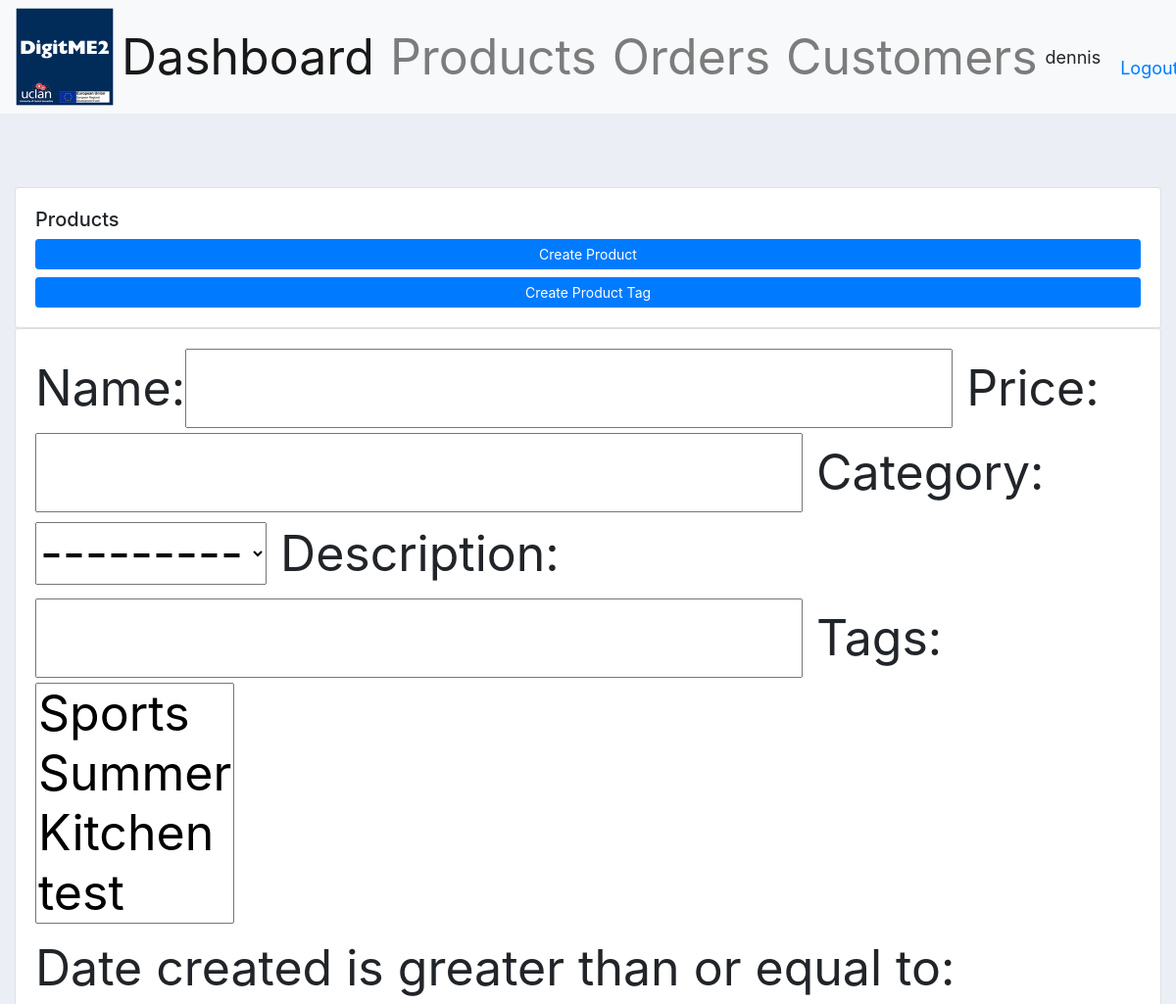
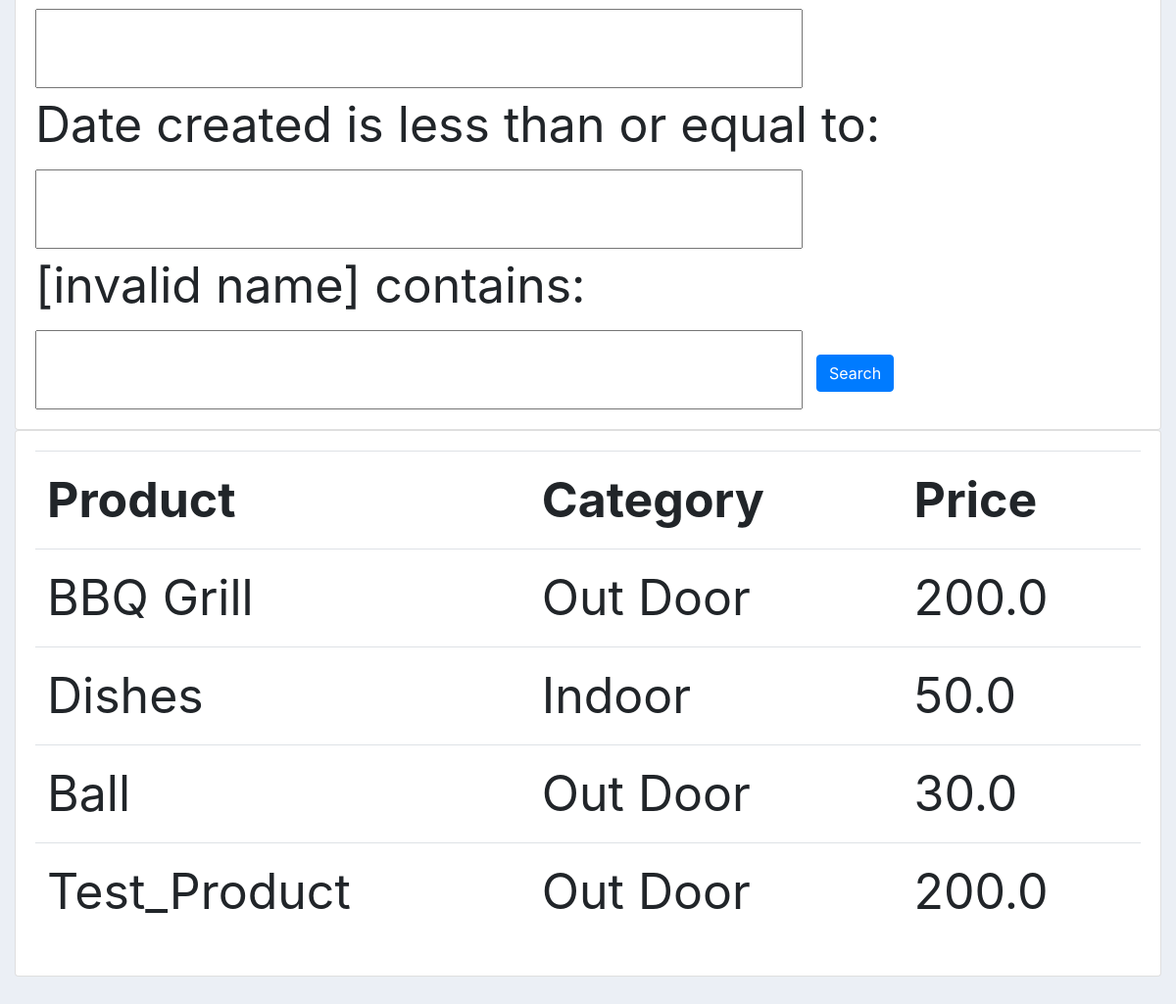
Screenshot of /products/ (signed in) with the database file from the repository (2 pictures, top to bottom).
### accounts/models.py (models this page shows, shortened)
class Tag(models.Model):
	name = models.CharField(max_length=200, null=True)
	def __str__(self):
		return self.name

class Product(models.Model):
	CATEGORY = (
			('Indoor', 'Indoor'),
			('Out Door', 'Out Door'),
			)
	name = models.CharField(max_length=200, null=True)
	price = models.FloatField(null=True)
	category = models.CharField(max_length=200, null=True, choices=CATEGORY)
	description = models.CharField(max_length=200, null=True, blank=True)
	date_created = models.DateTimeField(auto_now_add=True, null=True)
	tags = models.ManyToManyField(Tag)

### accounts/decorators.py (the view)
		def wrapper_func(request, *args, **kwargs):
			group = None
			if request.user.groups.exists():
				group = request.user.groups.all()[0].name
			if group in allowed_roles:
				return view_func(request, *args, **kwargs)
			else:
				return HttpResponse('You are not authorized to view this page')

### accounts/views.py (called while the page is built)
@login_required(login_url='login')
@allowed_users(allowed_roles=['admin'])
def products(request):
	products = Product.objects.all()
	products_count = products.count()
	myFilter = ProductFilter(request.GET, queryset=products)
	products = myFilter.qs
	context = {'products_count':products_count,
	'myFilter':myFilter,'products':products}
	return render(request, 'accounts/products.html', context)

### accounts/templates/accounts/products.html
{%  extends 'accounts/main.html' %}
{% block content %}
		<br>
		<div class="row">
			<div class="col-md">
				<div class="card card-body">
					<h5>Products</h5>
					<a class="btn btn-primary  btn-sm btn-block" href="{% url 'product_create' %}">Create Product</a>
					<a class="btn btn-primary  btn-sm btn-block" href="{% url 'tag_create' %}">Create Product Tag </a>
				</div>
				<div class="row">
					<div class="col">
						<div class="card card-body">
							<form method="get">
								{{myFilter.form}}
							<button class="btn btn-primary" type="submit">Search</button>
						  </form>
						</div>
					</div>
				</div>
				<div class="card card-body">
					<table class="table">
						<tr>
							<th>Product</th>
							<th>Category</th>
							<th>Price</th>
						</tr>
						{% for i in products %}
							<tr>
								<td>{{i.name}}</td>
								<td>{{i.category}}</td>
								<td>{{i.price}}</td>
							</tr>
						{% endfor %}
					</table>
				</div>
			</div>
		</div>
{% endblock content %}

### accounts/templates/accounts/navbar.html (shortened to what this page needs)
{% load static %}
<nav class="navbar navbar-expand-lg navbar-light bg-light">
  <img src="{% static 'images/digi.png' %}" width="150" height="100">
  <div class="collapse navbar-collapse" id="navbarNav">
    <ul class="navbar-nav">
      {% if request.user.is_staff %}
      <li class="nav-item active">
        <a class="nav-link" href="{% url 'home' %}">Dashboard</a>
      </li>
      <li class="nav-item">
        <a class="nav-link" href="{% url 'products' %}">Products</a>
      </li>
      <li class="nav-item">
        <a class="nav-link" href="{% url 'orders' %}">Orders</a>
      </li>
      <li class="nav-item">
        <a class="nav-link" href="{% url 'customers' %}">Customers</a>
      </li>
      {% else %}
       <li class="nav-item">
        <a class="nav-link" href="{% url 'account' %}">Settings</a>
      </li>
      {% endif %}
    </ul>
  </div>
  <span class="hello-msg">{{request.user}}</span>
  <span ><a  class="hello-msg" href="{% url 'logout' %}">Logout</a></span>
</nav>

### static/css/main.css (style rules this page uses)
body { background-color: #ebeff5; font-size: 50px }

### accounts/templates/accounts/navbar.html (style rules this page uses)
.hello-msg { font-size: 18px; margin-right: 20px; }

### rows the page displays
Product: name "BBQ Grill", category "Out Door", price "200.0"
Product: name "Dishes", category "Indoor", price "50.0"
Product: name "Ball", category "Out Door", price "30.0"
Product: name "Test_Product", category "Out Door", price "200.0"

### other values shown
{{ request.user }} "dennis"
